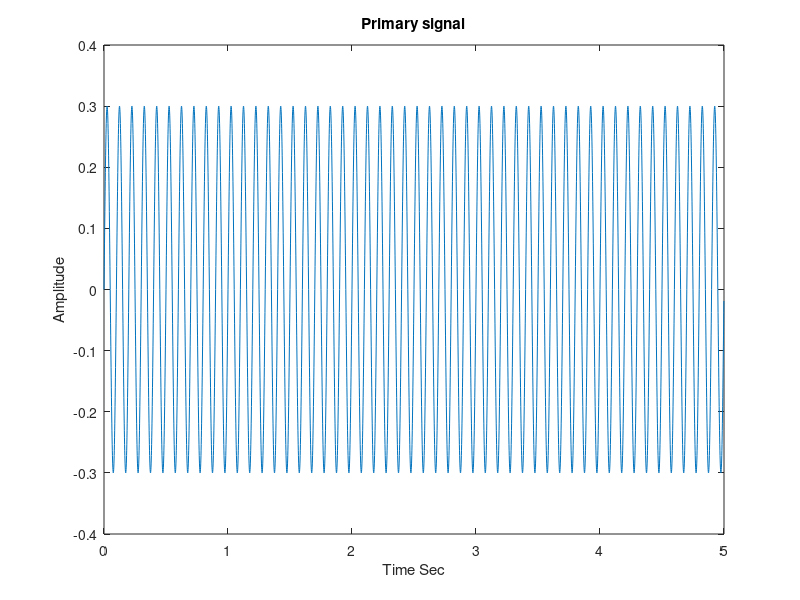
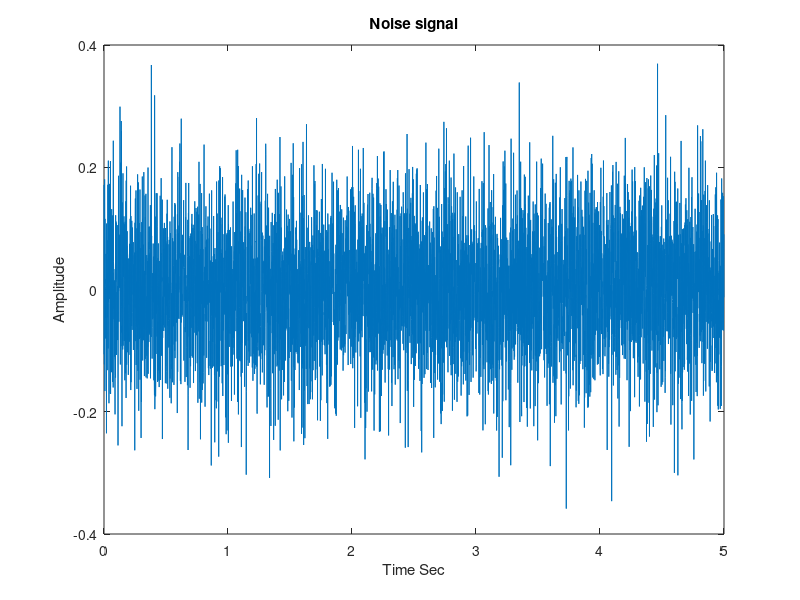
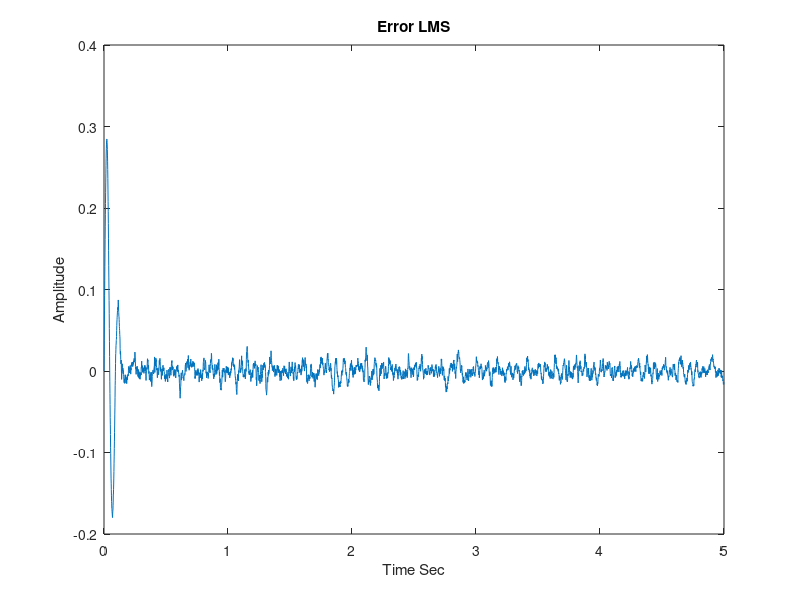
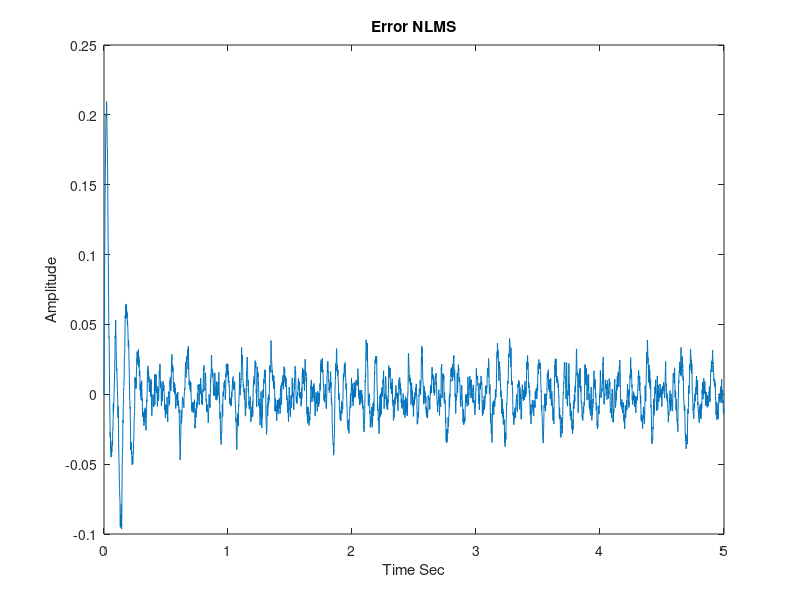

Here is the MATLAB script that generated these plots, in order:

%% Matlab initialization.
% Clearing all signals and plots

clc
clear all
close all
TRUE  = 1;
FALSE = 0;
color = ['b' 'r' 'g' 'y' 'o'];
%load Wz.mat


%% Global variable initializations
%Initialising signal attributes and  control signals

Fn            = 1000;                    % Frequency of noise required
Fp            = 10;                     % Primary signal frequency
SecPathMdl    = 0.05*ones(1,128);        % Secondary path model
Time          = 5;                       % Total time of the sample signal to process in Sec               
Fs            = 1000;                    % Sampling frequency
Ts            = 1/Fs;                    % Sampling time
FiltOrder     = 128;                     % Filter order
t             = 0:Ts:Time-Ts;            % Impulse train
SigSize       = length(t);               % Signal size for testing
mu            = 0.01;                    % Adaptive algorithm coefficient.
Control       = [1 5];                   % 1 = LMS, 2 = LMS+PID, 3 = FxLMS, 4 = FxLMS + PID, 5 = NLMS, 6 = FxNLMS
AntiPhaseF    = 0.25;                    % Anti - phase factor
Wz            = -0.001 * ones(1,FiltOrder);% Initial filter coefficients ; ones(1,FiltOrder);(0.001*(0:FiltOrder-1));


%Generic session control
DisplayPrimary        = TRUE;           % Display primary signal and noise. 1 = show, 0 = do not show
DisplayPrimDiffSig    = FALSE;           % Display signal difference between signal and noise.
SigAntiphase          = FALSE;           % Primary signal is added with anti - phase of primary noise 
SigPrediction         = FALSE;           % Primary future error will predict based on history


%% Generate the Primary signal ( Audio signal )
% This is the model sigal coming from Audio device

%PrimSig = 0.2 * ( 2*wgn(1,SigSize,0) + randn(1,SigSize));
PrimSig = 0.3 * sin(2*pi*t*Fp);
DesiredSig = PrimSig;
if DisplayPrimary == TRUE
figure
plot(t,PrimSig)
title('Primary signal');xlabel('Time Sec');ylabel('Amplitude');
end 



%% Generate the Primary noise signal
% This is the model sigal coming from primary noise microphone

PrimNoise = 0.015 * ( 3.8 * wgn(1,SigSize,0) + 5 * randn(1,SigSize)  + 15*sin(2*pi*t*Fn));
if DisplayPrimary == TRUE
figure
plot(t,PrimNoise)
title('Noise signal');xlabel('Time Sec');ylabel('Amplitude');
end


%% Generate the difference of noise with primary signal
% For visual inspection

PrimDiffSig = PrimSig - PrimNoise;
if DisplayPrimDiffSig == TRUE
figure
plot(t,PrimSig, 'b');
hold on
plot(t,PrimDiffSig, 'g');
hold off
end

%%
%Primary signal needs to pass through many electronic components so require
%a transfer function ( H ) multiplication to find the desired signal

Tf_num = [8 18 32];
Tf_den = [2 6 14 56];
H = tf(Tf_num, Tf_den, Fs);


%% ANC implementation
% Based on control signal various options will be enabled.

% Anti phase signal
if SigAntiphase == TRUE
    PrimSig = PrimSig - AntiPhaseF * PrimNoise;
end

% Initialse buffer
e = zeros(1, SigSize);                   % Initialise error to zero
Signal = [zeros(1,FiltOrder),PrimSig + PrimNoise];   % Make signal length depend on filter order for calculation
temp = [zeros(1,FiltOrder),PrimSig];

%% ESTIMATE SECONDARY PATH SIGNAL USING LMS %
Sz = SecPathMdl/2;
%run known signal through filter
yp=conv(Sz,PrimSig);
%initalize Sz hat values
Szh=zeros(FiltOrder,1);

%% Signal processing

for i = 1:length(Control)
    % FxLMS init
    if Control(i) == 3 || Control(i) == 6
        Szh=0.01 *ones(1,FiltOrder);
        for n = 1:SigSize
            yvec = Signal(n +FiltOrder -1 : -1 : n); %input has to be in reverse order
            e(n)=yp(n)-Szh*yvec'; %update error
            Szh=Szh+mu*yvec*(e(n)); %update filter coefficient
        end
        SzhInv = abs(ifft(1./abs(fft(Szh))));
    end
    for n = 1:SigSize
        
        %Reversing the signal. Need to treat latest signal value with the
        %leftmost coeffient
        SigVector = Signal( n +FiltOrder -1 : -1 : n); 
        %Normalsed filter coefficient adaption
        if Control(i) == 5 || Control(i) ==6
            mu_n = mu/(0.001 +(SigVector * SigVector'));
        end
        e(n) = DesiredSig(n) - Wz * SigVector';% Update the error
        
        if e(n) > 10
            e(n) =10;
        end
        if e(n) < -10
            e(n) =-10;
        end
        if Control(i) == 1
        Wz = Wz + mu * e(n) * SigVector;
        end
        if Control(i) == 5
            Wz = Wz + mu_n * e(n) * SigVector;
        end
        if Control(i) == 3
            %filter input by learned filter to get x prime
            %FxLMSFilt = conv(0.0005*Szh,SigVector);
            Wz = Wz + 0.0005*mu * SzhInv * e(n);
        end
        if Control(i) == 6
            %FxLMSFilt = conv(0.0005*Szh,SigVector);
            Wz = Wz + 0.0005*mu * SzhInv * e(n);
        end
    end
    %error = Y-(PrimSig + PrimNoise);
    % Quality of the filter is to produce the minimum average error
    Q = mean(abs(e));
    
    %% Display the output
    if Control(i) == 1
        fprintf('Quality of LMS filter is       = %d.\n',Q);
        figure
        plot(t,e); title('Error LMS');xlabel('Time Sec');ylabel('Amplitude');
        hold on
        %plot(t,PrimNoise, 'r');
        hold off
    end
    if Control(i) == 2
        fprintf('Quality of LMS+PID filter is   = %d.\n',Q);
        figure
        plot(t,e); title('Error LMS+PID');xlabel('Time Sec');ylabel('Amplitude');
        hold on
        plot(t,PrimNoise, 'r');
        hold off
    end
    if Control(i) == 3
        fprintf('Quality of FxLMS+PID filter is = %d.\n',Q);
        figure
        plot(t,e); title('Error FxLMS');xlabel('Time Sec');ylabel('Amplitude');
    end
    if Control(i) == 4
        fprintf('Quality of FxLMS+PID filter is = %d.\n',Q);
        figure
        plot(t,e); title('Error FxLMS+PID');xlabel('Time Sec');ylabel('Amplitude');
    end
    if Control(i) == 5
        fprintf('Quality of NLMS filter is = %d.\n',Q);
        figure
        plot(t,e); title('Error NLMS');xlabel('Time Sec');ylabel('Amplitude');
    end
    if Control(i) == 6
        fprintf('Quality of FxNLMS filter is = %d.\n',Q);
        figure
        plot(t,e); title('Error FxNLMS');xlabel('Time Sec');ylabel('Amplitude');
    end
    
end
%%

